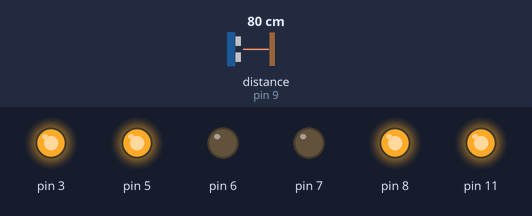
Bench run of a sketch on a simulated Arduino Uno, built with avr-gcc and run on an emulated ATmega328P. Shown: output pins drawn as LEDs (lit = HIGH). Wiring (inferred from the names in the program): ultrasonic range finder: trigger pin 10; echo pin 9. Dashed ring = blinking. The test bench sets the inputs (shaded band); at power-on: distance to the obstacle (sensor on pin 9) 80 cm. The echo pulse lasts 58.3 µs per cm; pins used as bus, display or sensor lines are not drawn; what the sketch prints to the serial monitor is not drawn.

Above: at 1.8 s.
1.9 s: distance to the obstacle (sensor on pin 9) set to 12 cm
6.0 s: distance to the obstacle (sensor on pin 9) set to 9 cm
At 9.1 s:
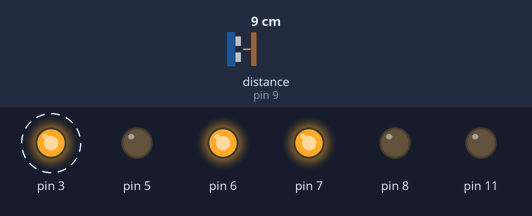
10.1 s: distance to the obstacle (sensor on pin 9) set to 18 cm
At 11.6 s:
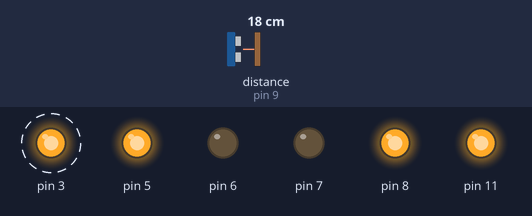
12.5 s: distance to the obstacle (sensor on pin 9) set to 2 cm
At 13.8 s:
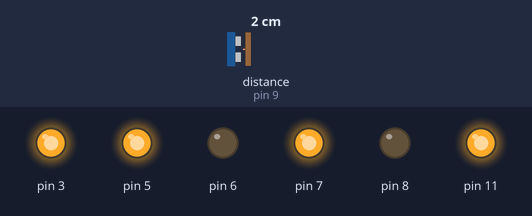
16.6 s: distance to the obstacle (sensor on pin 9) set to 35 cm
At 17.9 s:
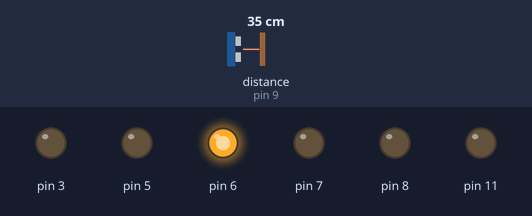
Timing chart, 0 to 19.6 s (numbered marks = the images above; inputs shaded):
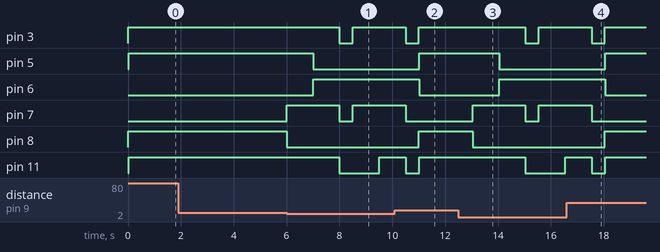

Measured:
- the behaviour switches between 11 and 10 cm on distance to the obstacle (sensor on pin 9) (found by bisection; images 0 and 1)
- after the input at 1.9 s, every drawn part: stays the same
- after the input at 6.0 s, pin 3: HIGH → LOW after 2.0 s, → HIGH 0.50 s later; pin 5: HIGH → LOW after 1.0 s; pin 6: LOW → HIGH after 1.0 s; pin 7: LOW → HIGH at once, → LOW 2.0 s later, → HIGH 0.50 s later; pin 8: HIGH → LOW at once
- after the input at 10.1 s, pin 5: LOW → HIGH after 0.92 s; pin 6: HIGH → LOW after 0.92 s; pin 7: goes on until 10.5 s, then stays LOW; pin 8: LOW → HIGH after 0.91 s
- after the input at 12.5 s, pin 3: HIGH → LOW after 2.5 s, → HIGH 0.50 s later; pin 5: HIGH → LOW after 1.5 s; pin 6: LOW → HIGH after 1.5 s; pin 7: LOW → HIGH after 0.54 s, → LOW 2.0 s later, → HIGH 0.50 s later; pin 8: HIGH → LOW after 0.54 s
- after the input at 16.6 s, pin 3: goes on until 18.0 s, then stays HIGH; pin 5: LOW → HIGH after 1.5 s; pin 6: HIGH → LOW after 1.5 s; pin 7: goes on until 17.5 s, then stays LOW; pin 8: LOW → HIGH after 1.4 s

The sketch:

dc_speed22.ino
```cpp
int Trigpin = 10;  //쏘는거(방아쇠)
int EchoPin = 9;

void setup() {
  pinMode(7, OUTPUT);
  pinMode(8, OUTPUT);
  pinMode(6, OUTPUT);
  pinMode(5, OUTPUT);
  pinMode(Trigpin, OUTPUT);
  pinMode(EchoPin, INPUT);
  Serial.begin(115200);
}

void loop()
{
  float distance, duration;

  digitalWrite(Trigpin, 1);
  delayMicroseconds(10);
  digitalWrite(Trigpin, 0);
  duration = pulseIn(EchoPin, 1); //시간
//  Serial.println ("시간 : " + (String)duration);
  distance = (duration*34000)/1000000/2; //거리
  Serial.println ("거리 : " + (String)distance + "cm");
//  delay(500);

//  if(distance < 150 && distance >= 10)

  if(distance > 15) // 16cm 이상일때 앞으로
      Foward();

   else if(distance < 10) //10cm 미만일때 후진 과 스톱
  {
    Back();
    Stop();
  }
}

void Foward()
{
  digitalWrite(7, 0);
        digitalWrite(8, 1);
        analogWrite(3, 255);
        delay(15);

        digitalWrite(5, 1);
        digitalWrite(6, 0);
        analogWrite(11, 255);
        delay(1000);
}

void Back()
{
     digitalWrite(7, 1);
        digitalWrite(8, 0);
        analogWrite(3, 255);
        delay(1000);    //한쪽바퀴만 움직여 방향 전환. 1초동안 7, 8번만 움직이고 그 다음 5, 6번 핀이 작동

        digitalWrite(5, 0);
        digitalWrite(6, 1);
        analogWrite(11, 255);
        delay(1000);  //1초동안 후진
}

void Stop()
{
      //멈춤
        digitalWrite(7, LOW);
        digitalWrite(8, LOW);
        analogWrite(3, 0);
        analogWrite(11, 0);

        delay(500);
}
```
